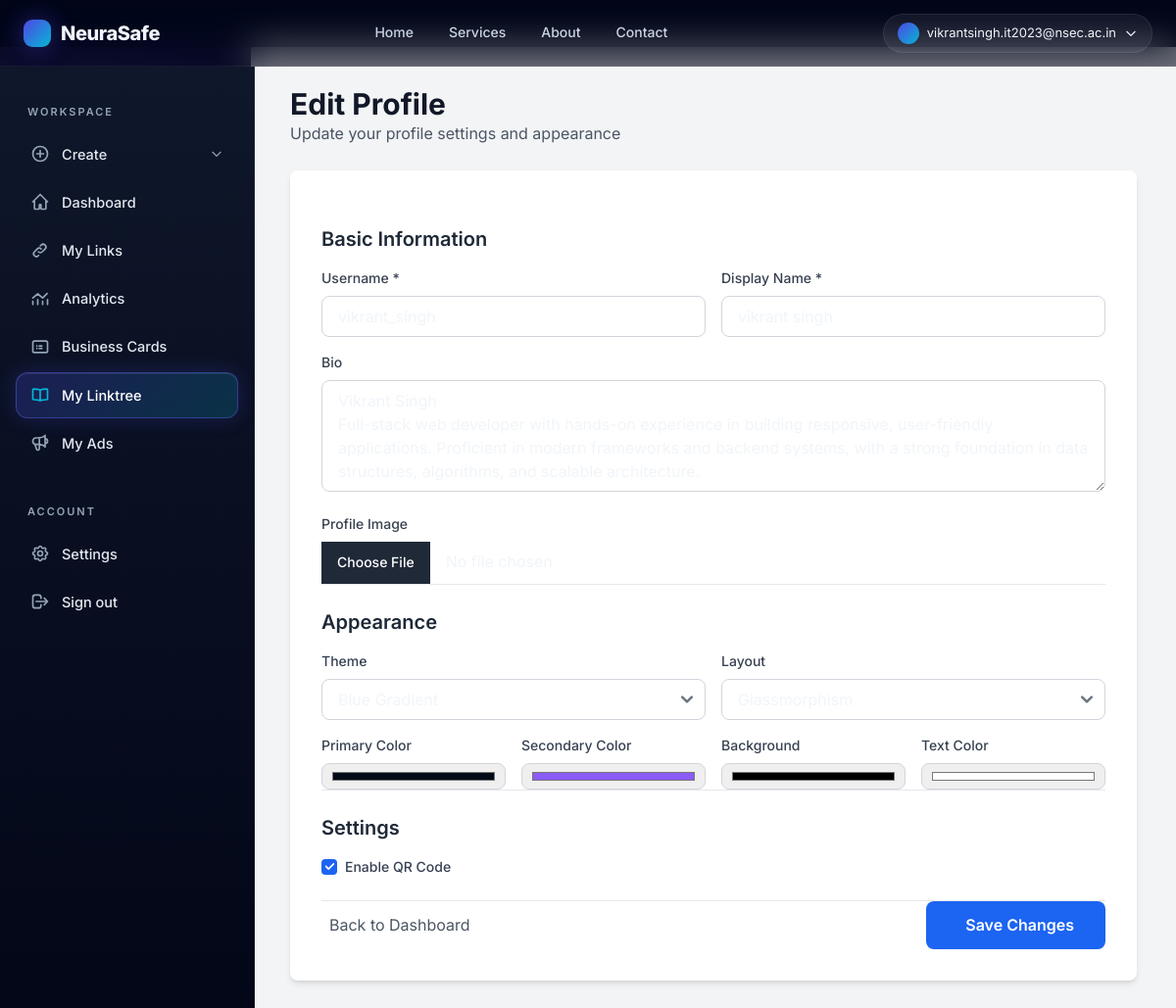
The app's page /profile/edit/ (signed in), older data.
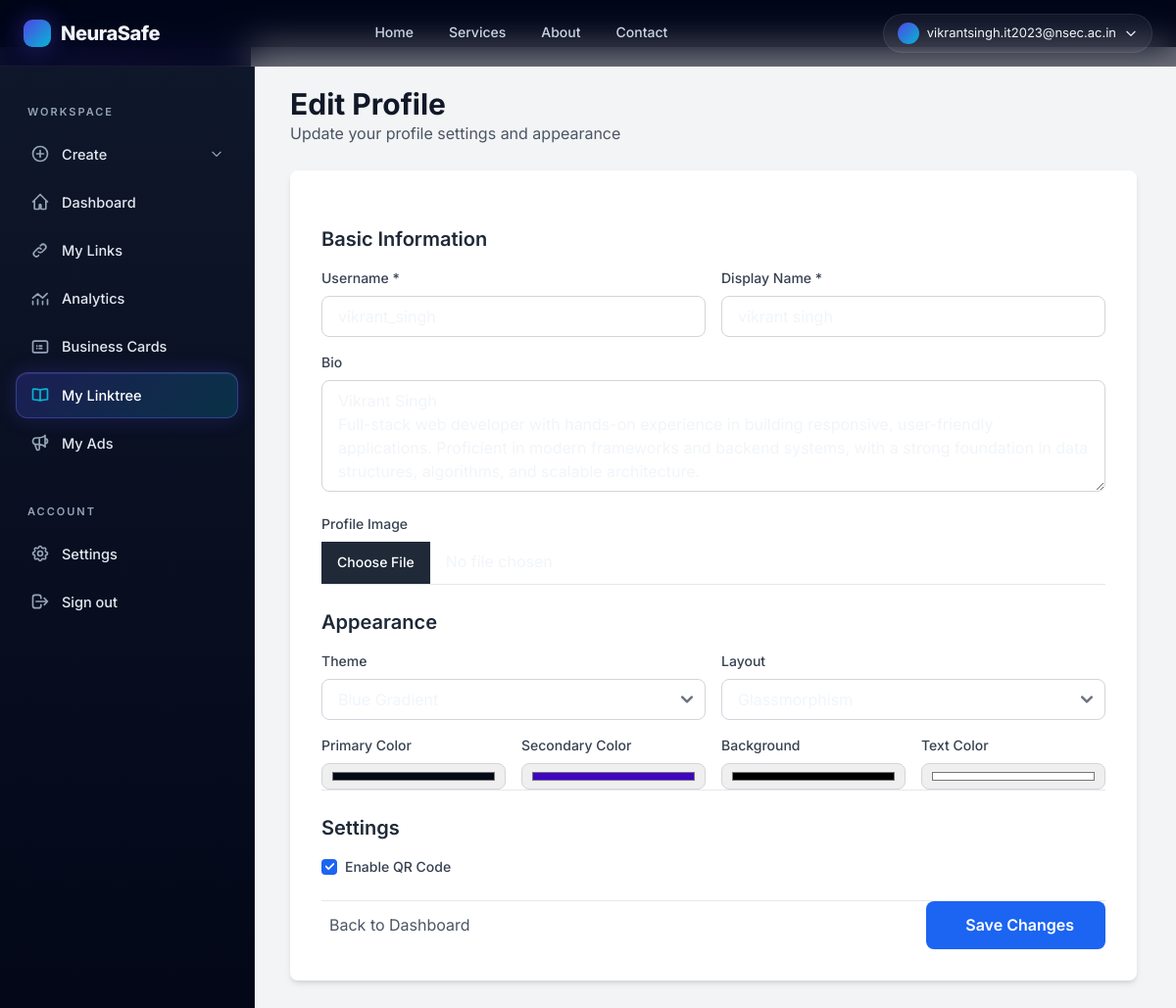
The same page, newer data.
### user_profile/models.py (models this page shows, shortened)
class UserProfile(models.Model):
    user = models.OneToOneField(User, on_delete=models.CASCADE, related_name='profile')
    username = models.CharField(max_length=50, unique=True, help_text="Unique username for public profile URL")
    display_name = models.CharField(max_length=100, help_text="Name displayed on profile")
    bio = models.TextField(max_length=500, blank=True, help_text="Short bio/description")
    profile_image = models.ImageField(upload_to='profile_images/', blank=True, null=True)
    theme = models.CharField(max_length=50, choices=THEME_CHOICES, default='dark')
    layout = models.CharField(max_length=50, choices=LAYOUT_CHOICES, default='glassmorphism')
    primary_color = models.CharField(max_length=7, default='#3B82F6', help_text="Hex color code")
    secondary_color = models.CharField(max_length=7, default='#8B5CF6', help_text="Hex color code")
    background_color = models.CharField(max_length=7, default='#000000', help_text="Hex color code")
    text_color = models.CharField(max_length=7, default='#FFFFFF', help_text="Hex color code")
    qr_code_enabled = models.BooleanField(default=True)
    meta_title = models.CharField(max_length=100, blank=True)
    meta_description = models.TextField(max_length=300, blank=True)
    is_active = models.BooleanField(default=True)
    created_at = models.DateTimeField(auto_now_add=True)
    updated_at = models.DateTimeField(auto_now=True)
    class Meta:
        ordering = ['-created_at']

### user_profile/views.py (the view)
# urls.py: path('edit/', views.edit_profile, name='edit_profile'),
@login_required
def edit_profile(request):
    profile = get_object_or_404(UserProfile, user=request.user)
    if request.method == 'POST':
        form = UserProfileForm(request.POST, request.FILES, instance=profile)
        if form.is_valid():
            form.save()
            messages.success(request, 'Profile updated successfully!')
            return redirect('profile_dashboard')
    else:
        form = UserProfileForm(instance=profile)
    return render(request, 'user_profile/edit_profile.html', {'form': form, 'profile': profile})

### templates/user_profile/edit_profile.html (shortened to what the changed rows need)
{% extends 'basehome/base.html' %}
{% block content %}
{% load static %}
<body class="overflow-hidden">
<div class="bg-gray-100 p-10 sm:ml-64 mt-12 overflow-y-auto max-h-screen">
    <div class="max-w-4xl mx-auto">
        <div class="mb-6">
            <h1 class="text-3xl font-bold text-gray-900">Edit Profile</h1>
        </div>
        <div class="bg-white rounded-lg shadow-md p-8">
            <form method="post" enctype="multipart/form-data" class="space-y-6">
                <div class="border-b pb-6">
                    <h2 class="text-xl font-semibold text-gray-800 mb-4">Basic Information</h2>
                    <div class="grid grid-cols-1 md:grid-cols-2 gap-4">
                        <div>
                            <label class="block text-sm font-medium text-gray-700 mb-2">Username *</label>
                            {{ form.username }}
                        </div>
                        <div>
                            <label class="block text-sm font-medium text-gray-700 mb-2">Display Name *</label>
                            {{ form.display_name }}
                        </div>
                    </div>
                    <div class="mt-4">
                        <label class="block text-sm font-medium text-gray-700 mb-2">Bio</label>
                        {{ form.bio }}
                    </div>
                    <div class="mt-4">
                        <label class="block text-sm font-medium text-gray-700 mb-2">Profile Image</label>
                        {{ form.profile_image }}
                    </div>
                </div>
                <div class="border-b pb-6">
                    <h2 class="text-xl font-semibold text-gray-800 mb-4">Appearance</h2>
                    <div class="grid grid-cols-1 md:grid-cols-2 gap-4">
                        <div>
                            <label class="block text-sm font-medium text-gray-700 mb-2">Theme</label>
                            {{ form.theme }}
                        </div>
                        <div>
                            <label class="block text-sm font-medium text-gray-700 mb-2">Layout</label>
                            {{ form.layout }}
                        </div>
                    </div>
                    <div class="grid grid-cols-2 md:grid-cols-4 gap-4 mt-4">
                        <div>
                            <label class="block text-sm font-medium text-gray-700 mb-2">Primary Color</label>
                            {{ form.primary_color }}
                        </div>
                        <div>
                            <label class="block text-sm font-medium text-gray-700 mb-2">Secondary Color</label>
                            {{ form.secondary_color }}
                        </div>
                        <div>
                            <label class="block text-sm font-medium text-gray-700 mb-2">Background</label>
                            {{ form.background_color }}
                        </div>
                        <div>
                            <label class="block text-sm font-medium text-gray-700 mb-2">Text Color</label>
                            {{ form.text_color }}
                        </div>
                    </div>
                </div>
                <div class="pb-6">
                    <h2 class="text-xl font-semibold text-gray-800 mb-4">Settings</h2>
                    <div class="flex items-center space-x-2">
                        {{ form.qr_code_enabled }}
                        <label class="text-sm font-medium text-gray-700">Enable QR Code</label>
                    </div>
                </div>
            </form>
        </div>
    </div>
</div>
</body>
{% endblock %}

Row changes from the older to the newer data that the page shows:
changed UserProfile "vikrant_singh": secondary_color "#8b5cf6" → "#3e05c2"
